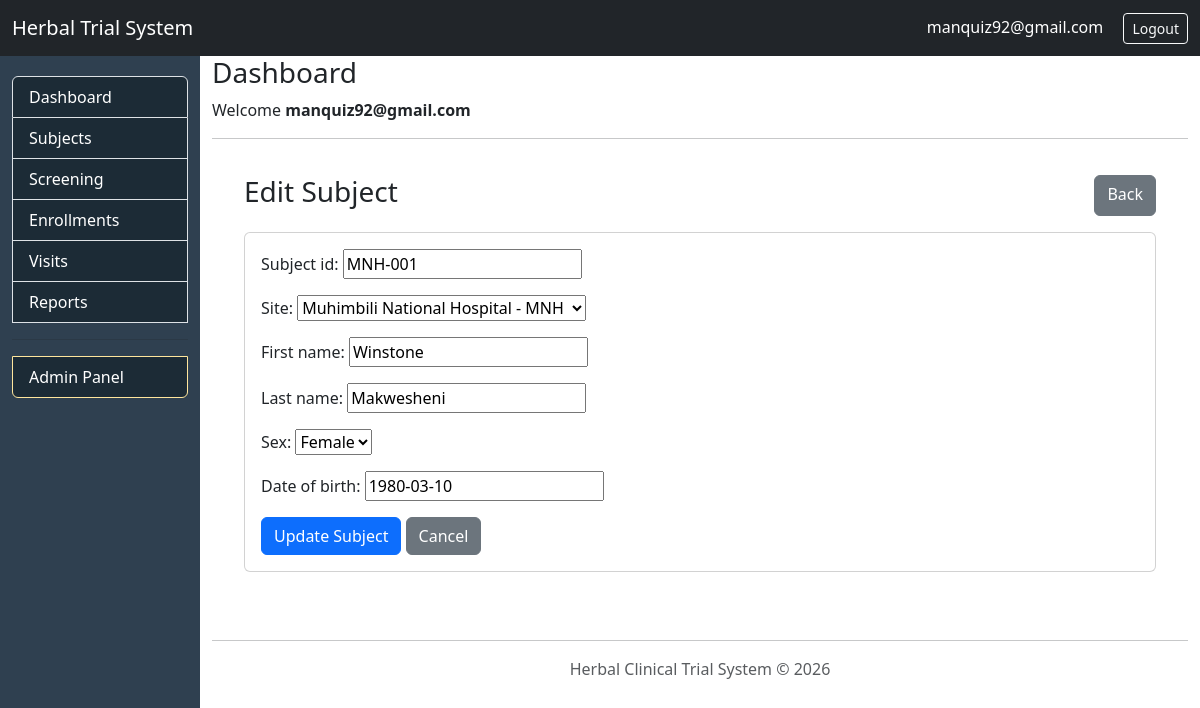
/herbal/subjects/1/edit/ (signed in), run on an earlier commit of the app's database.
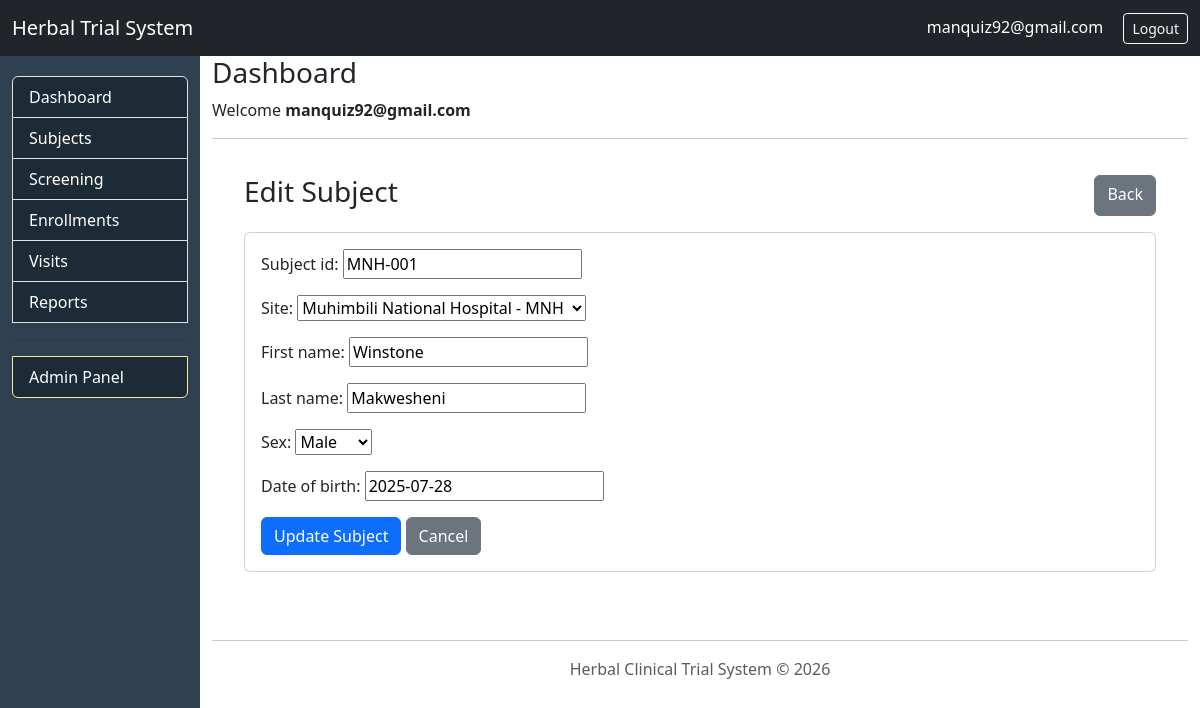
And on a later commit of the database.
### herbal/models/subjects/subject_model.py (models this page shows, shortened)
class Subject(BaseModel):
    subject_id = models.CharField(max_length=50, unique=True)
    first_name = models.CharField(max_length=100)
    last_name = models.CharField(max_length=100)
    sex = models.CharField(
        max_length=10, choices=[("Male", "Male"), ("Female", "Female")]
    )
    date_of_birth = models.DateField()
    phone = models.CharField(max_length=20, blank=True, null=True)
    village = models.CharField(max_length=100, blank=True)
    registration_date = models.DateField(auto_now_add=True)
    site = models.ForeignKey(Site, on_delete=models.PROTECT)
    objects = SiteRestrictedManager()

### herbal/views/subjects/updates/subject_update_view.py (the view)
@login_required
def subject_update_view(request, pk):
    subjects = get_accessible_subjects(request.user)
    subject = get_object_or_404(subjects, pk=pk)
    if request.method == "POST":
        form = SubjectForm(request.POST, instance=subject)
        if form.is_valid():
            form.save()
            return redirect("herbal:subjects-detail", pk=subject.pk)
    else:
        form = SubjectForm(instance=subject)
    return render(
        request,
        "herbal/subjects/subject_update.html",
        {
            "form": form,
            "subject": subject
        }
    )

### herbal/forms/subject_form.py
class SubjectForm(forms.ModelForm):
    class Meta:
        model = Subject
        fields = [
            "subject_id",
            "site",
            "first_name",
            "last_name",
            "sex",
            "date_of_birth",
        ]

### core/managers/site_manager.py (called while the page is built)
    def get_queryset(self):
        return SiteRestrictedQuerySet(self.model, using=self._db)

### herbal/services/access_control.py (called while the page is built, shortened)
def get_accessible_subjects(user):
    qs = Subject.objects.all()
    if user.is_superuser:
        return qs

### sites/models/site_model.py (called while the page is built)
    def __str__(self):
        return f"{self.name} - {self.code}"

### herbal/templates/herbal/subjects/subject_update.html (shortened to what this page needs)
{% extends "base.html" %}
{% block content %}
<div class="container">
<div class="d-flex justify-content-between mb-3">
<h3>Edit Subject</h3>
<a href="{% url 'herbal:subjects-detail' subject.pk %}"
class="btn btn-secondary">
Back
</a>
</div>
<div class="card">
<div class="card-body">
<form method="post">
{{ form.as_p }}
<button class="btn btn-primary">
Update Subject
</button>
<a href="{% url 'herbal:subjects-detail' subject.pk %}"
class="btn btn-secondary">
Cancel
</a>
</form>
</div>
</div>
</div>
{% endblock %}

What changed in the data, as far as the page shows it:
changed Subject "MNH-001": sex "Female" → "Male"; date_of_birth "1980-03-10" → "2025-07-28"
